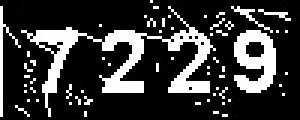
#> input picture yzm/binary.jpg, 100 x 40 px, given in place of binary.png, which was not available (shown 3 times larger)
$ python yzm5.py
#> lines starting #> are read from the running program, lines starting #| are printed output that depends on the picture; after the words box and inside, x2 and y2 are one past the last pixel; in counts of white or black regions, pixels touching at a corner belong together; pictures that were not available may be replaced by others from this repository, and a replacement may not be noted
#> further down, src is the input picture: shape (40, 100, 3); min 0, max 255, mean 56.3
import cv2 as cv
import pytesseract
from PIL import Image

pytesseract.pytesseract.tesseract_cmd = r'D:\Program Files (x86)\Tesseract-OCR\tesseract.exe'
def recognize_text(image):
    # 边缘保留滤波  去噪
    blur = cv.pyrMeanShiftFiltering(image, sp=8, sr=60)
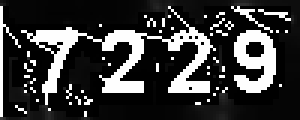
#> blur: shape (40, 100, 3) (shown 3 times larger); min 0, max 255, mean 58.1
    cv.imshow('dst', blur)
    # 灰度图像
    gray = cv.cvtColor(blur, cv.COLOR_BGR2GRAY)
    # 二值化
    ret, binary = cv.threshold(gray, 0, 255, cv.THRESH_BINARY_INV | cv.THRESH_OTSU)
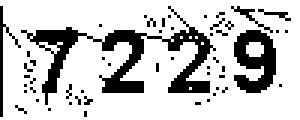
#> binary: shape (40, 100) (shown 3 times larger); 78.5% white; 52 black regions (48 under 20 px), largest, box (x1, y1, x2, y2) and area: (7, 2, 72, 35) 497, (78, 10, 92, 31) 189, (0, 2, 7, 39) 45, (77, 2, 91, 11) 22
#> ret = 59
    print(f'二值化自适应阈值：{ret}')
#| 二值化自适应阈值：59.0
    cv.imshow('binary', binary)
    cv.bitwise_not(binary, binary)
    cv.imwrite('binary.jpg', binary)

    # 形态学操作  获取结构元素  开操作
    kernel = cv.getStructuringElement(cv.MORPH_RECT, (3, 2))
    bin1 = cv.morphologyEx(binary, cv.MORPH_OPEN, kernel)
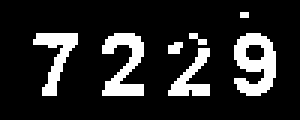
#> bin1: shape (40, 100) (shown 3 times larger); 15.4% white; 7 white regions (3 under 20 px), largest, box (x1, y1, x2, y2) and area: (78, 11, 92, 32) 189, (34, 11, 48, 32) 164, (11, 11, 26, 32) 129, (56, 16, 70, 32) 100
    cv.imshow('bin1', bin1)
    kernel = cv.getStructuringElement(cv.MORPH_OPEN, (2, 3))
    bin2 = cv.morphologyEx(bin1, cv.MORPH_OPEN, kernel)
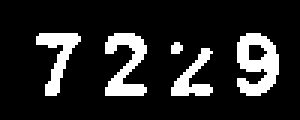
#> bin2: shape (40, 100) (shown 3 times larger); 14.8% white; 5 white regions (1 under 20 px), largest, box (x1, y1, x2, y2) and area: (79, 11, 93, 32) 191, (35, 11, 49, 32) 163, (12, 11, 27, 32) 128, (57, 16, 71, 32) 98
    cv.imshow('bin2', bin2)
    # 逻辑运算  让背景为白色  字体为黑  便于识别
    cv.bitwise_not(bin2, bin2)
    cv.imshow('binary-image', bin2)
    cv.imwrite('sdfdf.jpg', bin2)
    # 识别
    test_message = Image.fromarray(bin2)
    text = pytesseract.image_to_string('binary.jpg')
    print(f'识别结果：{text}')


src = cv.imread(r'binary.png')
cv.imshow('input image', src)
recognize_text(src)
#> (the call stopped at in recognize_text, `text = pytesseract.image_to_string('binary.jpg')`: pytesseract is not available in this run)
cv.waitKey(0)
cv.destroyAllWindows()
